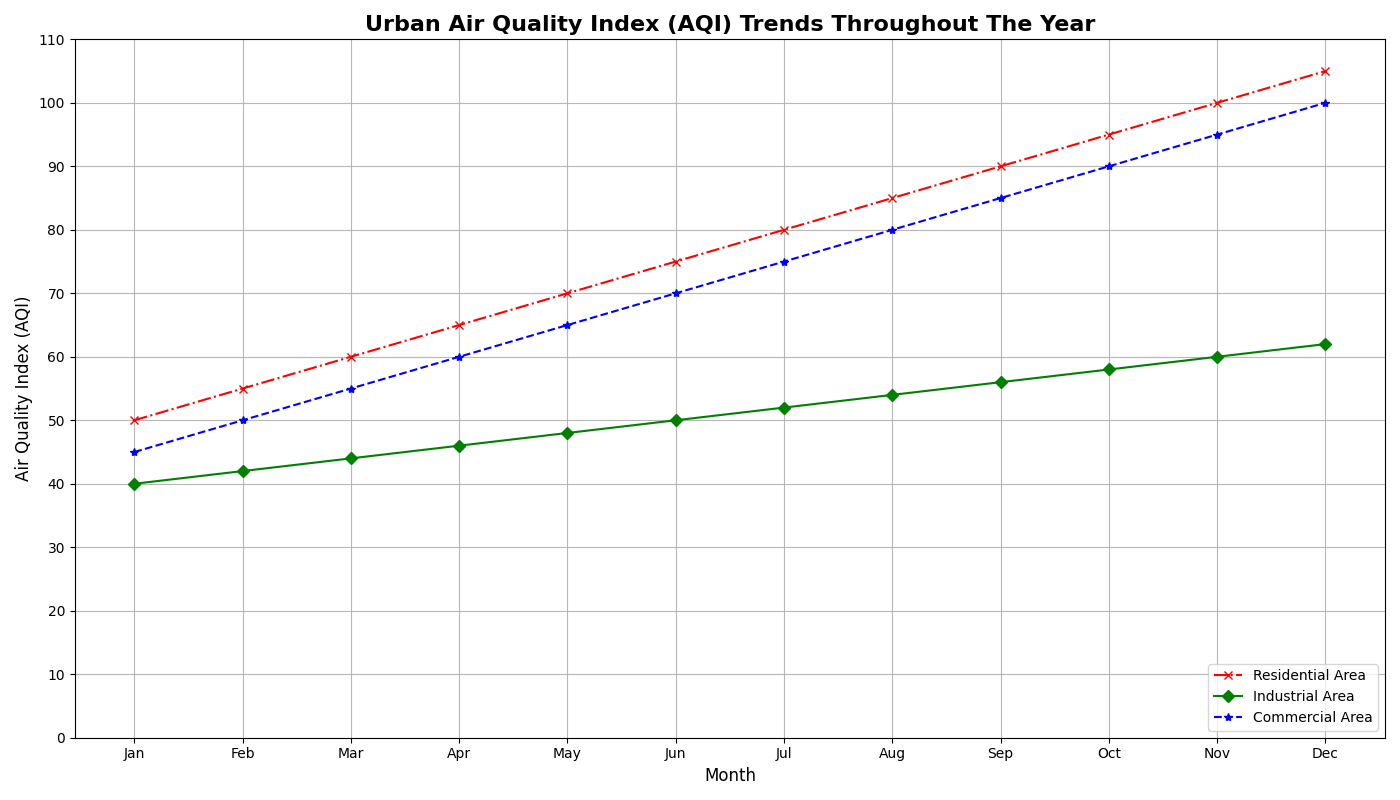

The script that drew this image:
import matplotlib.pyplot as plt
import numpy as np

months = np.array(['Jan', 'Feb', 'Mar', 'Apr', 'May', 'Jun', 'Jul', 'Aug', 'Sep', 'Oct', 'Nov', 'Dec'])

area1_aqi = np.array([50, 55, 60, 65, 70, 75, 80, 85, 90, 95, 100, 105])
area2_aqi = np.array([40, 42, 44, 46, 48, 50, 52, 54, 56, 58, 60, 62])
area3_aqi = np.array([45, 50, 55, 60, 65, 70, 75, 80, 85, 90, 95, 100])

plt.figure(figsize=(14, 8))

# Updated colors: Replace 'purple' with 'red', 'orange' with 'green', 'cyan' with 'blue'
plt.plot(months, area1_aqi, linestyle='-.', color='red', marker='x', label='Residential Area')
plt.plot(months, area2_aqi, linestyle='-', color='green', marker='D', label='Industrial Area')
plt.plot(months, area3_aqi, linestyle='--', color='blue', marker='*', label='Commercial Area')

for i, val in enumerate(area3_aqi):
    if val > 100:
        plt.annotate('Unsafe', xy=(months[i], val), 
                     xytext=(months[i], val + 5),
                     arrowprops=dict(facecolor='gray', shrink=0.05),
                     fontsize=9, ha='center')

plt.title("Urban Air Quality Index (AQI) Trends Throughout The Year", fontsize=16, fontweight='bold')
plt.xlabel("Month", fontsize=12)
plt.ylabel("Air Quality Index (AQI)", fontsize=12)

plt.xticks(months, fontsize=10)
plt.yticks(np.arange(0, 120, 10), fontsize=10)

plt.legend(loc='lower right', fontsize=10)

plt.grid(True, linestyle='-', alpha=0.9)

plt.tight_layout()

plt.show()
